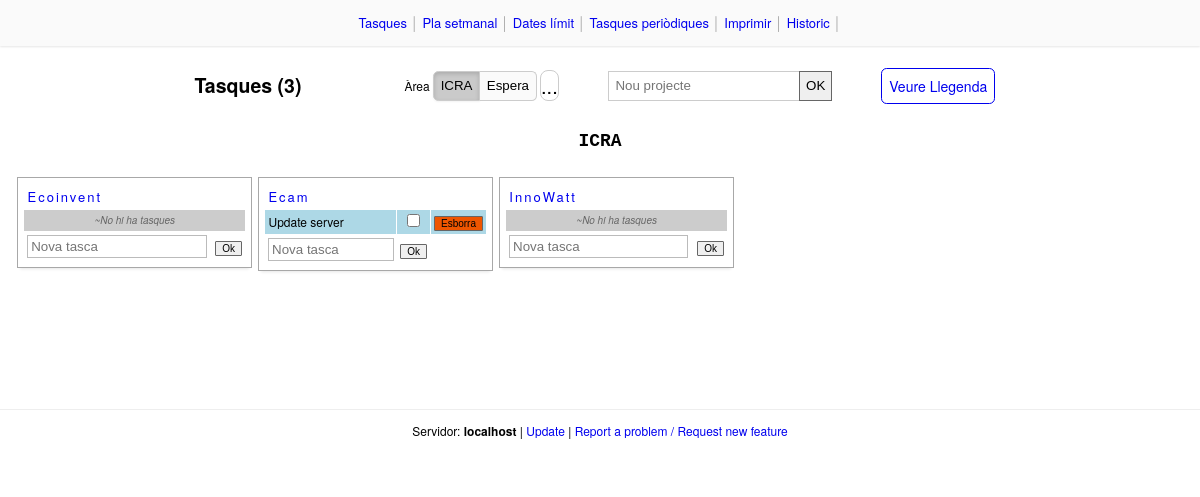
The page / on the database its author committed.
### tables this page shows
CREATE TABLE IF NOT EXISTS `arees` (
`id` int(11) NOT NULL,
  `nom` text NOT NULL
);

CREATE TABLE IF NOT EXISTS `projectes` (
`id` int(11) NOT NULL,
  `nom` text NOT NULL,
  `id_area` int(11) NOT NULL
);

CREATE TABLE IF NOT EXISTS `tasques` (
`id` int(11) NOT NULL,
  `id_projecte` int(11) NOT NULL,
  `descripcio` text NOT NULL,
  `acabada` tinyint(1) NOT NULL DEFAULT '0'
);

### taulaTasques.php (the view, shortened to what this page needs)
<div style="text-align:left;padding:1em">
<?php
	$sql="SELECT * FROM projectes ORDER BY id DESC";
	$result=mysql_query($sql) or die(mysql_error());
	while($row=mysql_fetch_array($result))
	{
		$id			= $row['id'];
		$area		= $row['id_area'];
		$nom		= $row['nom'];
		echo "<div class=projecte id=$id area=$area style='display:none;'>";
		echo "<table cellpadding=3 style='margin:0em;width:100%'>";
		echo "<tr><td colspan=3><a href='projecte.php?id=$id'><span style=letter-spacing:2px>$nom</span></a>";
		$sql="SELECT * FROM tasques WHERE id_projecte=$id ORDER BY id ASC";
		$res=mysql_query($sql);
		if(mysql_num_rows($res)==0)
		{
			echo "<tr><td style='background:#ccc;font-size:10px;color:#666;text-align:center' colspan=3><i>~No hi ha tasques</i>";
		}
		while($roww=mysql_fetch_array($res))
		{
			$acabada=$roww['acabada'];
			$id_task=$roww['id'];
			if($acabada==1) echo "<tr class=tasca id=tasca$id_task acabada>";
			else 			echo "<tr class=tasca id=tasca$id_task >";
			echo "<td title='Click per programar la tasca' onclick=programa($id_task,event) style='cursor:pointer'>";
			echo $roww['descripcio'];
			echo "<td align=center width=1>";
			if($acabada==1)
			{
				echo "<input type=checkbox onclick=modificaTasca($id_task,0,this) checked=true>";
			}
			else
			{
				echo "<input type=checkbox onclick=modificaTasca($id_task,1,this)>";
			}
			echo "<td align=center width=1>
					<button
						id=boto_esborraTasca$id_task
						onclick=esborraTasca($id_task)
						onmouseover=clickLlarg($id_task)
						onmouseout=stopClickLlarg($id_task)
						title='Esborra tasca. Mantenir per esborrar sense històric de tasques acabades.'
						>Esborra</button>";
		}
		echo "<tr><td colspan=1>
				<form action=novaTasca.php method=get id=form_nt_pr_$id >";
		echo "<input 	name=descripcio
						placeholder='Nova tasca'
						autocomplete=off
						style='width:95%;border:1px solid #bbb;padding:0.2em;'
						required ";
		if(isset($_GET['ressalta']) && $_GET['ressalta']==$id)
		{
			echo "id=focus onblur=ressalta_off($id) ";
		}
		echo ">";
		echo "<td><button type=submit style=font-size:10px>Ok</button>";
		echo "</form>";
		echo "</table>";
		echo "</div>";
	}
?>
</div>

### index.php (shortened to what this page needs)
<!doctype html><html><head>
	<link rel=stylesheet href='estils.css'>
</head><body><center>
<?php include "menu.php"?>
<table cellpadding=0 style=margin:2px><tr>
	<td>
		<h2 style="cursor:pointer;margin-right:4em" onclick="window.location=window.location.pathname">
			Tasques (<?php echo mysql_num_rows(mysql_query("SELECT 1 FROM tasques")) ?>)
		</h2>
	</td>
	<td class=menu>
		<span title="Una àrea és un conjunt de projectes"> Àrea </span>
		<?php
			$res=mysql_query("SELECT * FROM arees");
			$n_arees=mysql_num_rows($res);
			$i_area=1;
			while($row=mysql_fetch_array($res))
			{
				$area_nom=$row['nom'];
				$area_id=$row['id'];
				switch($i_area)
				{
					case 1:$classe_boto_area="esquerre";break;
					case $n_arees:$classe_boto_area="dreta";break;
				}
				echo "<button
						class='boto_area $classe_boto_area'
						id=boto_area$area_id
						onclick=mostraArea($area_id)
						>$area_nom</button>";
				$i_area++;
			}
		?>
		<a 	href="editaArees.php"
			title="Configuració"
			style="
				border-radius:0.4em;
				border:1px solid #ccc;
				color:black;
				font-size:20px;
				text-decoration:none;
				text-orientation:sideways;
				"
			>...
		</a>
	</td>
	<td class=menu>
		<form action="nouProjecte.php" method=get style="display:inline-block">
			<input name=nom placeholder="Nou projecte"
				autocomplete=off required
				style="padding:0.5em;border:1px solid #ccc"><button type=submit style="height:2.28em;border-radius:0;margin-left:-1px">OK</button>
		</form>
	</td>
	<td class=menu>
		<a style="font-size:14px;border:1px solid;padding:0.5em;border-radius:0.4em" href=# onclick=llegenda()>Veure Llegenda</a>
	</td>
</table>
<div id=area_actual>
</div>
<?php include 'taulaTasques.php'?>
<?php include 'footer.php'?>

### menu.php (shortened to what this page needs)
<?php
	function creaLink($url,$contingut)
	{
		$href = ($_SERVER['PHP_SELF']=="/tasques/$url") ? "" : "href='$url'";
		echo "<a $href>$contingut</a> ";
		echo "<span style=color:#aaa>&#9474;</span> ";
	}
?>
<div style="
	padding:1em 0;
	margin:0;
	background:#fafafa;
	box-shadow: 0 1px 2px rgba(0,0,0,.1);
	">
	<?php
		creaLink("index.php",			"Tasques");
	?>
</div>

### footer.php (shortened to what this page needs)
<div id=footer>
	Servidor: <b><?php echo $_SERVER['SERVER_NAME']; ?></b>
	| <a href='update.php'>Update</a>
	| <a href="mailto:lbosch@icra.cat">Report a problem / Request new feature</a>
</div>

### estils.css (style rules this page uses)
* { margin:0 }
body { height:100%; font:13px/1.5 'Helvetica Neue',Arial,'Liberation Sans',FreeSans,sans-serif; overflow-y:scroll }
h2,h4 { margin:0.7em }
table { border-collapse:collapse }
td { border:1px solid white }
div { padding:0.1em; margin:0.1em; }
button { border:1px solid #666; border-radius:0.1em; }
a { text-decoration:none }
button[id^="boto_esborraTasca"] { background-color:#e50; font-size:10px; }
td.menu { font-size:12px; border:1px solid #fff; padding:1.8541em 2em; }
button.boto_area { background:#fafafa; border:none; border-bottom:1px solid #ccc; border-right:1px solid #ccc; border-top:1px solid #ccc; outline:none; padding:0.5em; }
button.boto_area.esquerre { border-left:1px solid #ccc; border-radius:0.4em 0 0 0.4em; }
button.boto_area.dreta { border-right:1px solid #ccc; border-radius:0 0.4em 0.4em 0; }
button.boto_area.actiu { background-color:#cacaca; box-shadow:inset 0 2px 4px rgba(0,0,0,.15),0 1px 2px rgba(0,0,0,.05); }
div.projecte { background-color:white; border:1px solid #a8a8a8; display:inline-block; margin:5px 3px; max-height:220px; overflow:hidden; overflow-y:auto; padding:0.4em; vertical-align:top; width:19%; box-shadow:0 4px 3px -3px rgba(0,0,0,0.1); }
tr.tasca { font-size:12px; background-color:lightblue; }

### index.php (style rules this page uses)
.menu * { vertical-align:middle }
div#area_actual { font-size:18px; font-family:'Lucida consola',monospace; font-weight:bold; }

### footer.php (style rules this page uses)
#footer { clear: both; height: 3em; font-size:12px; margin:1em 0 0 0; padding:1em; margin-top:10em; border-top:1px solid #eee; }

### rows shown on the page
arees: nom "ICRA"
arees: nom "Espera"
projectes: nom "Ecoinvent", shows "~No hi ha tasques"
projectes: nom "Ecam"
tasques: descripcio "Update server"
projectes: nom "InnoWatt", shows "~No hi ha tasques"

### other values the page prints
$contingut "Tasques Pla setmanal Dates límit Tasques periòdiques Imprimir Historic"
mysql_num_rows(mysql_query("SELECT 1 FROM tasques")) "3"
$_SERVER['SERVER_NAME'] "localhost"
